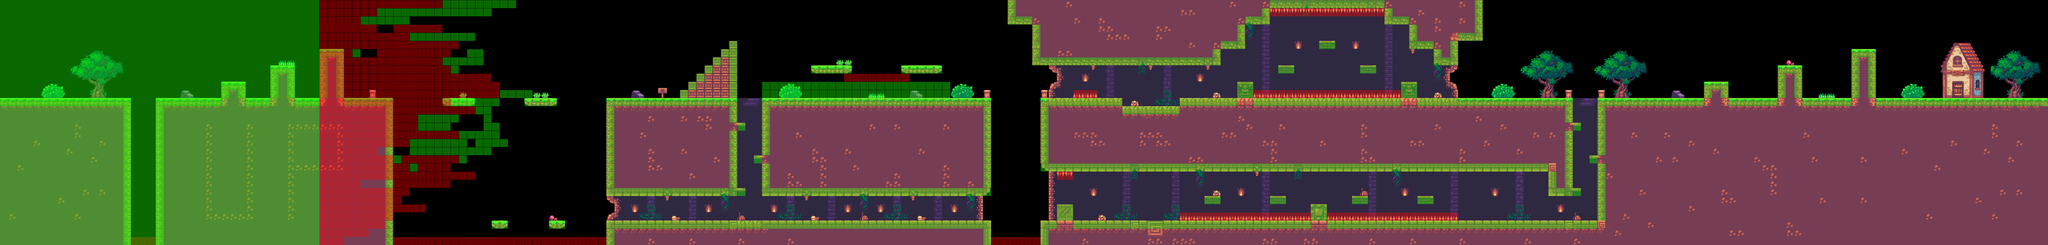

Rendered tile map (Tiled .tmx) drawn with the repository's tilesets; below, a short description and the map source with its tile grids summarised:
An orthogonal 250x30 tile map with 32x32 px tiles, 4 tile layers (Fondo, Plataformes, Collider, Navigation), 4 tilesets.

<map version="1.9" tiledversion="1.9.2" orientation="orthogonal" renderorder="right-down" width="250" height="30" tilewidth="32" tileheight="32" infinite="0" nextlayerid="7" nextobjectid="1">
 <tileset firstgid="1" name="tileset_terrain" tilewidth="32" tileheight="32" tilecount="575" columns="25">
  <image source="tileset.png" width="800" height="736" />
 </tileset>
 <tileset firstgid="576" name="tileset_props" tilewidth="32" tileheight="32" tilecount="364" columns="26">
  <image source="props.png" trans="898989" width="832" height="448" />
 </tileset>
 <tileset firstgid="940" name="MapMetadata" tilewidth="32" tileheight="32" spacing="1" tilecount="2" columns="2">
  <image source="MapMetadata.png" width="67" height="34" />
 </tileset>
 <tileset firstgid="942" source="MetadataPrueba.tsx" />
 <layer id="5" name="Fondo" width="250" height="30">
  <properties>
   <property name="Draw" type="bool" value="true" />
   <property name="Navigation" type="bool" value="true" />
  </properties>
  <data>[7500 cells, 87 non-empty, 5 distinct tile ids]</data>
 </layer>
 <layer id="3" name="Plataformes" width="250" height="30">
  <properties>
   <property name="Draw" type="bool" value="true" />
  </properties>
  <data>[7500 cells, 4910 non-empty, 212 distinct tile ids]</data>
 </layer>
 <layer id="4" name="Collider" width="250" height="30">
  <properties>
   <property name="Collider" type="bool" value="true" />
   <property name="Draw" type="bool" value="false" />
  </properties>
  <data>[7500 cells, 840 non-empty, 2 distinct tile ids]</data>
 </layer>
 <layer id="6" name="Navigation" width="250" height="30">
  <properties>
   <property name="Navigation" type="bool" value="true" />
  </properties>
  <data>[7500 cells, 1716 non-empty, 4 distinct tile ids]</data>
 </layer>
</map>
